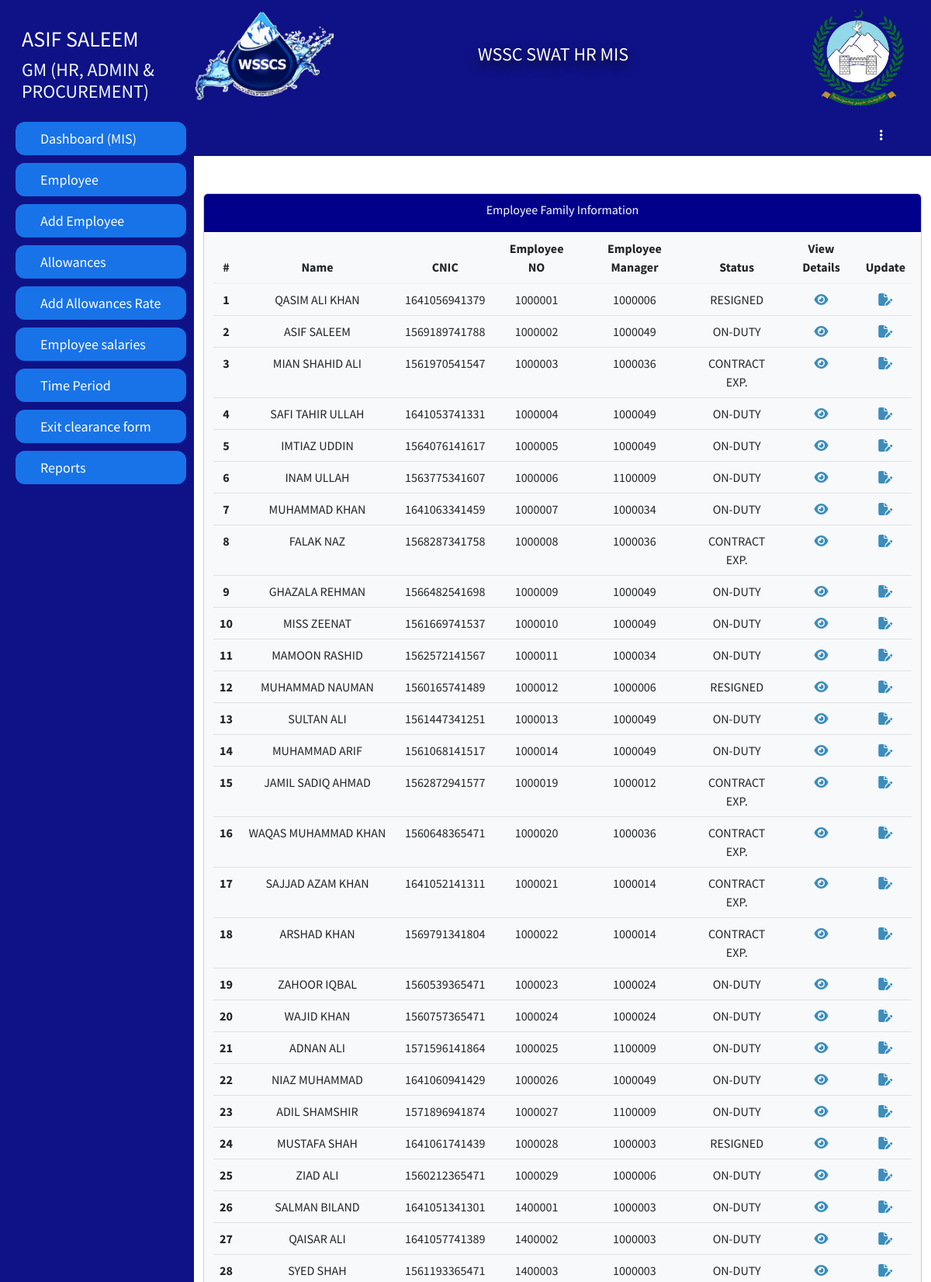
/hradmin/EmployementData.php (signed in, upper part), run on the app's committed database.
### tables this page shows
CREATE TABLE `employeedata` (
  `Id` int(11) NOT NULL,
  `image` varchar(255) DEFAULT NULL,
  `fName` varchar(255) DEFAULT NULL,
  `mName` varchar(255) DEFAULT NULL,
  `lName` varchar(255) DEFAULT NULL,
  `father_Name` varchar(255) DEFAULT NULL,
  `CNIC` varchar(15) DEFAULT NULL,
  `email` varchar(255) DEFAULT NULL,
  `pAddress` varchar(255) DEFAULT NULL,
  `cAddress` varchar(255) DEFAULT NULL,
  `city` varchar(255) DEFAULT NULL,
  `postAddress` varchar(255) DEFAULT NULL,
  `mNumber` varchar(15) DEFAULT NULL,
  `ofphNumber` varchar(15) DEFAULT NULL,
  `Alternate_Number` varchar(15) DEFAULT NULL,
  `DofB` varchar(20) DEFAULT NULL,
  `religion` varchar(255) DEFAULT NULL,
  `gender` varchar(10) DEFAULT NULL,
  `BlGroup` varchar(5) DEFAULT NULL,
  `Domicile` varchar(255) DEFAULT NULL,
  `MaritalStatus` varchar(255) DEFAULT NULL,
  `NextofKin` varchar(255) DEFAULT NULL,
  `NextofKinCellNumber` varchar(15) DEFAULT NULL,
  `ContactPerson` varchar(255) DEFAULT NULL,
  `CPCN` varchar(15) DEFAULT NULL,
  `Employement_Group` varchar(255) DEFAULT NULL,
  `Employee_Class` varchar(255) DEFAULT NULL,
  `Employee_Group` varchar(255) DEFAULT NULL,
  `Employee_Sub_Group` varchar(255) DEFAULT NULL,
  `Employee_Quota` varchar(255) DEFAULT NULL,
  `Salary_Bank` varchar(255) DEFAULT NULL,
  `Salary_Branch` varchar(255) DEFAULT NULL,
  `Account_No` varchar(255) DEFAULT NULL,
  `Pay_Type` varchar(255) DEFAULT NULL,
  `EOBI_No` varchar(255) DEFAULT NULL,
  `Bill_Walved_Off` varchar(255) DEFAULT NULL,
  `Weekly_Working_Days` int(11) DEFAULT NULL,
  `Bill_Waived_Off` varchar(255) DEFAULT NULL,
  `Employee_Pay_Classification` varchar(255) DEFAULT NULL,
  `Grade` varchar(255) DEFAULT NULL,
  `Department` varchar(255) DEFAULT NULL,
  `Job_Tiltle` varchar(255) DEFAULT NULL,
  `Salary_Mode` varchar(255) DEFAULT NULL,
  `Status` varchar(255) DEFAULT 'NEW',
  `EmployeeNo` int(11) DEFAULT NULL,
  `Employee_Manager` int(11) DEFAULT NULL,
  `Joining_Date` varchar(20) DEFAULT NULL,
  `Contract_Expiry_Date` varchar(20) DEFAULT NULL,
  `Last_Working_Date` varchar(20) DEFAULT NULL,
  `Attendance_Supervisor` int(11) DEFAULT NULL,
  `Duty_Location` varchar(255) DEFAULT NULL,
  `Duty_Point` varchar(255) DEFAULT NULL,
  `TypeEmp` varchar(255) DEFAULT NULL,
  `type` varchar(255) DEFAULT NULL,
  `DY_Supervisor` varchar(255) DEFAULT NULL,
  `leaveAlreadyAvailed` int(255) NOT NULL DEFAULT 34
);

### hradmin/EmployementData.php (the view, shortened to what this page needs)
<?php
if (!isset($_SESSION['loginid']) || !isset($_SESSION['EmployeeNumber']) || $_SESSION['Designation'] != 'HR manager') {
  error_log("Unauthorized access attempt. User: {$_SESSION['loginid']}");
  header("Location: ../logout.php");
  exit;
} else
  {
?>
<!DOCTYPE html>
<html lang="en">
<head>
</head>
<body>
    <?php include ('link/desigene/sidebar.php')?>
  <div id="main">
    <div class="container-fluid py-5">
      <div class="row">
        <div class="col-lg-12">
          <div class="card card2 text-center bg-light">
            <div style="background-color: darkblue;" class="card-header ">
              <div class="card-title text-white">Employee Family Information</div>
            </div>
            <div class="container">
                <table class="table">
                    <thead>
                        <tr>
                        <th scope="col">#</th>
                        <th scope="col">Name</th>
                        <th scope="col">CNIC</th>
                        <th scope="col">Employee NO</th>
                        <th scope="col">Employee Manager</th>
                        <th scope="col">Status</th>
                        <th scope="col">View Details</th>
                        <th scope="col">Update</th>
                    </thead>
                    <tbody>
                    <?php
                    include ('link/desigene/db.php');
                    $select = mysqli_query($conn,"SELECT * FROM `employeedata`");
                    if(mysqli_num_rows($select)>0){
                    while($see=mysqli_fetch_array($select)){
                    if($see['Status']=='NEW'){
                      $NEW='<i class="fa-solid fa-font-awesome"></i>';
                    }
                    $IdUpdate=$see ['Id'];
                    $ifupdate=mysqli_query($conn,"SELECT * FROM `employeedataupdate` WHERE `IdUpdate`=$IdUpdate && `status`='IN PROCESS'");
                    if(mysqli_num_rows($ifupdate)>0){
                      $dataupdate='<i class="fa-solid fa-spinner fa-spin"></i>';
                    }else{
                      $dataupdate=$see ['Status'] ." ".$NEW;
                    }
                    ?>
                        <tr>
                        <th scope="row"><?php echo $see ['Id'] ?></th>
                        <td><?php echo $see ['fName'];?> <?php echo $see ['mName'];?> <?php echo $see ['lName']?></td>
                        <td><?php echo $see ['CNIC']?></td>
                        <td><?php echo $see ['EmployeeNo'] ?><?php echo $see ['EmployeeNowssp'] ?></td>
                        <td><?php echo $see ['Employee_Manager'] ?><?php echo $see ['Employee_Manager_tma'] ?></td>
                        <td><?php echo $dataupdate?></td>
                        <td><a href="profile.php?updat=<?php echo $see['EmployeeNo']?>" ><i class="fa-solid fa-eye"></i></a></td>
                        <td><a href="updateemp.php?id=<?php echo $see['Id']?>"><i class="fa-solid fa-file-pen"></i></a></td>
                        </tr>
                        <?php
                    }}
                    else{
                      echo 'error';
                    }
                    ?>
                    </tbody>
                </table>
            </div>
        </div>
        </div>
      </div>
    </div>
  </div>
</body>
</html>
<?php }?>

### hradmin/link/desigene/sidebar.php (shortened to what this page needs)
<div id="mySidenav" class="sidenav">
  <div class="row w-100">
  <div class="profile col-12">
  <?php
      $emil= $_SESSION['EmployeeNumber'];
      include('../link/desigene/db.php');
      $selectsession=mysqli_query($conn,"SELECT * FROM `employeedata` WHERE `EmployeeNo`='$emil'");
      while($row=mysqli_fetch_array($selectsession)){
      ?>
      <h3> <?php echo $row['fName']?> <?php echo $row['lName']?></h3>
      <h4> <?php echo $row['Job_Tiltle']?></h4>
      <?php }?>
  </div>
  </div>
              <a href="index.php" class="nav-link mt-3">Dashboard (MIS)</a>
              <a href="EmployementData.php" class="nav-link">
                  Employee
                </a>
              <a class="dropbtn nav-link" href="employeePersonalInfo.php">
                  Add Employee
                </a>
                <a href="allowances_details.php" class="nav-link">
                  Allowances
                </a>
                <a href="allowancepay.php" class="nav-link">
                 Add Allowances Rate
                </a>
                <a href="employeeCountotal.php" class="nav-link">
                 Employee salaries
                </a>
                <a href="timepriod.php" class="nav-link">
                 Time Period
                </a>
                <a href="EXITCLEARANCEFORM.php" class="nav-link">
                  Exit clearance form
                </a>
                <a href="Leaves.php" class="nav-link">
                  Reports
                </a>
              </div>

### hradmin/css/style.css (style rules this page uses)
.sidenav { height: 100%; width: 250px; position: fixed; z-index: 1; top: 0; left: 0; background-color: #0f1286; overflow-x: hidden; transition: 0.5s; padding-top: 10px; }
.sidenav a { padding: 8px 8px 8px 32px; text-decoration: none; font-size: 10px !important; color: #fff; display: block; transition: 0.3s; background-color: #1873e8; margin-left: 20px; margin-right: 10px; margin-top: 10px; border-radius: 12px; }
#main { transition: margin-left .5s; margin-left: 250px; }
.profile { padding-left: 40px; }
.profile h3 { color: #fff; }
.profile h4 { color: aliceblue; }
.sidenav a { padding: 8px 8px 8px 32px; text-decoration: none; font-size: 18px !important; color: #fff; display: block; transition: 0.3s; background-color: #1873e8; margin-left: 20px; margin-right: 10px; margin-top: 10px; border-radius: 12px; }

### data on the page
employeedata: fName "ASIF", lName "SALEEM", Job_Tiltle "GM (HR, ADMIN & PROCUREMENT)", Id "2", CNIC "1569189741788", EmployeeNo "1000002", Employee_Manager "1000049", Status "ON-DUTY"
employeedata: Id "1", fName "QASIM", mName "ALI", lName "KHAN", CNIC "1641056941379", EmployeeNo "1000001", Employee_Manager "1000006", Status "RESIGNED"
employeedata: Id "3", fName "MIAN", mName "SHAHID", lName "ALI", CNIC "1561970541547", EmployeeNo "1000003", Employee_Manager "1000036", Status "CONTRACT EXP."
employeedata: Id "4", fName "SAFI", mName "TAHIR", lName "ULLAH", CNIC "1641053741331", EmployeeNo "1000004", Employee_Manager "1000049", Status "ON-DUTY"
employeedata: Id "5", fName "IMTIAZ", lName "UDDIN", CNIC "1564076141617", EmployeeNo "1000005", Employee_Manager "1000049", Status "ON-DUTY"
employeedata: Id "6", fName "INAM", lName "ULLAH", CNIC "1563775341607", EmployeeNo "1000006", Employee_Manager "1100009", Status "ON-DUTY"
employeedata: Id "7", fName "MUHAMMAD", lName "KHAN", CNIC "1641063341459", EmployeeNo "1000007", Employee_Manager "1000034", Status "ON-DUTY"
employeedata: Id "8", fName "FALAK", lName "NAZ", CNIC "1568287341758", EmployeeNo "1000008", Employee_Manager "1000036", Status "CONTRACT EXP."
employeedata: Id "9", fName "GHAZALA", lName "REHMAN", CNIC "1566482541698", EmployeeNo "1000009", Employee_Manager "1000049", Status "ON-DUTY"
employeedata: Id "10", fName "MISS", lName "ZEENAT", CNIC "1561669741537", EmployeeNo "1000010", Employee_Manager "1000049", Status "ON-DUTY"
employeedata: Id "11", fName "MAMOON", lName "RASHID", CNIC "1562572141567", EmployeeNo "1000011", Employee_Manager "1000034", Status "ON-DUTY"
employeedata: Id "12", fName "MUHAMMAD", lName "NAUMAN", CNIC "1560165741489", EmployeeNo "1000012", Employee_Manager "1000006", Status "RESIGNED"
employeedata: Id "13", fName "SULTAN", lName "ALI", CNIC "1561447341251", EmployeeNo "1000013", Employee_Manager "1000049", Status "ON-DUTY"
employeedata: Id "14", fName "MUHAMMAD", lName "ARIF", CNIC "1561068141517", EmployeeNo "1000014", Employee_Manager "1000049", Status "ON-DUTY"
employeedata: Id "15", fName "JAMIL", mName "SADIQ", lName "AHMAD", CNIC "1562872941577", EmployeeNo "1000019", Employee_Manager "1000012", Status "CONTRACT EXP."
employeedata: Id "16", fName "WAQAS", mName "MUHAMMAD", lName "KHAN", CNIC "1560648365471", EmployeeNo "1000020", Employee_Manager "1000036", Status "CONTRACT EXP."
employeedata: Id "17", fName "SAJJAD", mName "AZAM", lName "KHAN", CNIC "1641052141311", EmployeeNo "1000021", Employee_Manager "1000014", Status "CONTRACT EXP."
employeedata: Id "18", fName "ARSHAD", lName "KHAN", CNIC "1569791341804", EmployeeNo "1000022", Employee_Manager "1000014", Status "CONTRACT EXP."
employeedata: Id "19", fName "ZAHOOR", lName "IQBAL", CNIC "1560539365471", EmployeeNo "1000023", Employee_Manager "1000024", Status "ON-DUTY"
employeedata: Id "20", fName "WAJID", lName "KHAN", CNIC "1560757365471", EmployeeNo "1000024", Employee_Manager "1000024", Status "ON-DUTY"
employeedata: Id "21", fName "ADNAN", lName "ALI", CNIC "1571596141864", EmployeeNo "1000025", Employee_Manager "1100009", Status "ON-DUTY"
employeedata: Id "22", fName "NIAZ", lName "MUHAMMAD", CNIC "1641060941429", EmployeeNo "1000026", Employee_Manager "1000049", Status "ON-DUTY"
employeedata: Id "23", fName "ADIL", lName "SHAMSHIR", CNIC "1571896941874", EmployeeNo "1000027", Employee_Manager "1100009", Status "ON-DUTY"
employeedata: Id "24", fName "MUSTAFA", lName "SHAH", CNIC "1641061741439", EmployeeNo "1000028", Employee_Manager "1000003", Status "RESIGNED"
employeedata: Id "25", fName "ZIAD", lName "ALI", CNIC "1560212365471", EmployeeNo "1000029", Employee_Manager "1000006", Status "ON-DUTY"
employeedata: Id "26", fName "SALMAN", lName "BILAND", CNIC "1641051341301", EmployeeNo "1400001", Employee_Manager "1000003", Status "ON-DUTY"
employeedata: Id "27", fName "QAISAR", lName "ALI", CNIC "1641057741389", EmployeeNo "1400002", Employee_Manager "1000003", Status "ON-DUTY"
employeedata: Id "28", fName "SYED", lName "SHAH", CNIC "1561193365471", EmployeeNo "1400003", Employee_Manager "1000003", Status "ON-DUTY"
